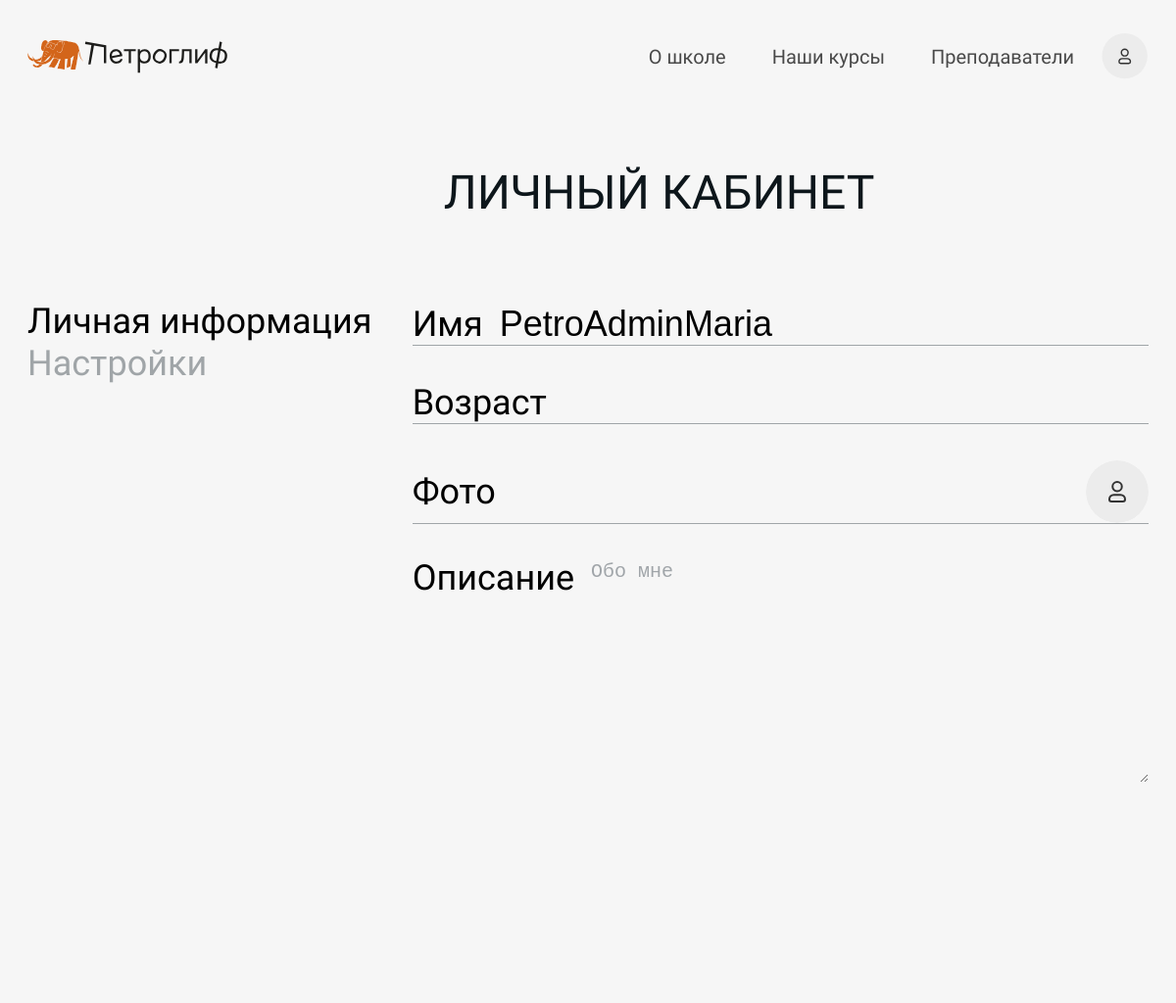
Page /self-page/ (signed in, upper part) on the earlier database version.
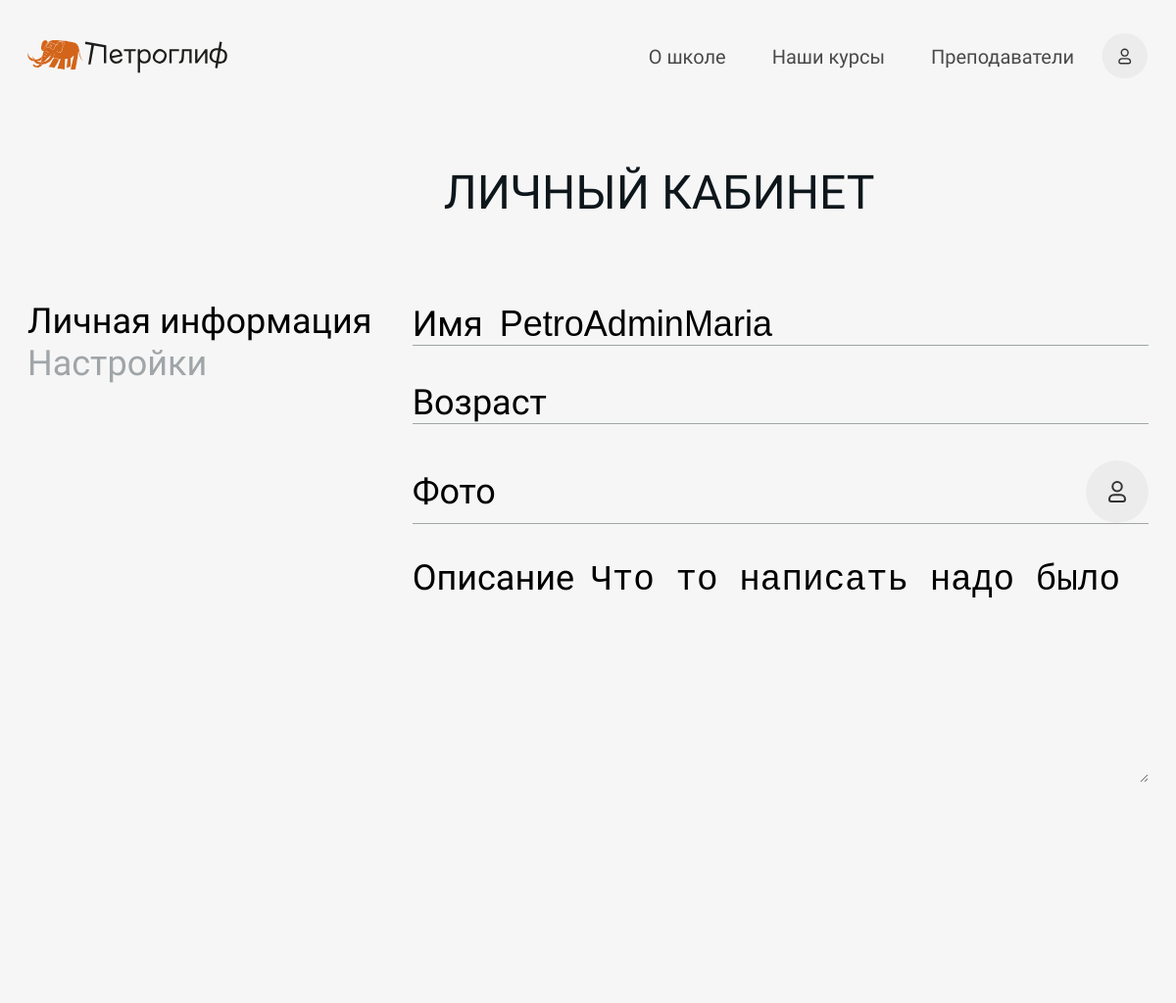
Same page on the later database version.
### authapp/models.py (models this page shows, shortened)
class StudentUser(AbstractUser):
    id = models.UUIDField(default=uuid4, primary_key=True)
    username = None
    first_name = models.CharField(verbose_name="Имя", max_length=30, blank=False)
    email = models.EmailField(verbose_name="Адрес электронной почты", unique=True, blank=False,
                              validators=[EmailValidator])
    phone_number = models.CharField(verbose_name="Номер телефона", max_length=13, unique=True, blank=False)
    age = models.IntegerField(verbose_name="Возраст", blank=True, null=True)
    bio = models.TextField(verbose_name="Биография", blank=True)
    courses = models.ManyToManyField(Course, verbose_name="Курсы", blank=True, related_name="students")
    created_at = models.DateTimeField(verbose_name='Создан', auto_now_add=True)
    updated_at = models.DateTimeField(verbose_name='Обновлен', auto_now=True)
    deleted = models.BooleanField(default=False)
    activation_key = models.CharField(max_length=128, blank=True)
    activation_key_expires = models.DateTimeField(default=(now() + timedelta(hours=48)))
    objects = StudentUserManager()
    USERNAME_FIELD = 'email'
    REQUIRED_FIELDS = ['first_name', 'phone_number']

### mainapp/views.py (the view)
# urls.py: path('self-page/', main_views.view_self_page, name='self-page'),
def view_self_page(request):
    current_user = request.user
    if current_user.is_authenticated:
        context = {'user': current_user,  }
        return render(request, 'mainapp/self_page.html', context)
    else:
        messages.error(request, 'Для входа в личный кабинет Вам необходимо авторизоваться')
        return redirect('index')

### authapp/auth.py (called while the page is built)
    def get_user(self, user_id):
        try:
            return User.objects.get(pk=user_id)
        except User.DoesNotExist:
            return None

### mainapp/templates/mainapp/self_page.html (shortened to what this page needs)
{% extends "mainapp/base.html" %}
{% block content %}
    {% include "mainapp/parts_pages/self__page.html" %}
{% endblock %}

### mainapp/templates/mainapp/parts_pages/self__page.html (shortened to what this page needs)
{% load static %}
<div class="site-box">
    <div class="self-cabinet">
        <div></div>
        <div><h1 class="section__title">Личный кабинет</h1></div>
        <div>
            <p class="self__information-title self__information-active">Личная информация</p>
            <p class="self__settings-title">Настройки</p>
        </div>
        <div>
            <form action="/self-page-info/" class="self__information-form self__information-active" enctype="multipart/form-data" method="POST">
                <div class="self__block_bottom">
                    <label for="self__input-field__name" class="self__input-field__label">Имя</label>
                    <input value="{{ user.first_name }}" class="self__input-field__input" type="text" name="name" id="self__input-field__name" placeholder="Федя Иванов" required>
                </div>
                <div class="self__block_bottom">
                    <label for="self__input-field__age" class="self__input-field__label">Возраст</label>
                    {% if user.age %}
                        <input value="{{ user.age }}" class="self__input-field__input" type="text" name="age" id="self__input-field__age" placeholder="10" required>
                    {% else %}
                        <input value="" class="self__input-field__input" type="text" name="age" id="self__input-field__age" placeholder="" required>
                    {% endif %}
                </div>
                <div class="self__block_bottom">
                    <label for="self__input-field__photo" class="self__input-field__label">Фото</label>
                    <label for="self__input-field__photo" class="self__input-field__svg">
                        <div id="self__input-field__svg">
                        </div>
                    </label>
                </div>
                <div class="self__block_user">
                    <label for="self__input-field__user" class="self__input-field__label">Описание</label>
                    <textarea name="about" id="self__input-field__user" placeholder="Обо мне">{{ user.bio }}</textarea>
                </div>
            </form>
        </div>
    </div>
</div>

Differences in the rows shown:
changed StudentUser "PetroAdminMaria": about (not shown) → "Что то написать надо было"
